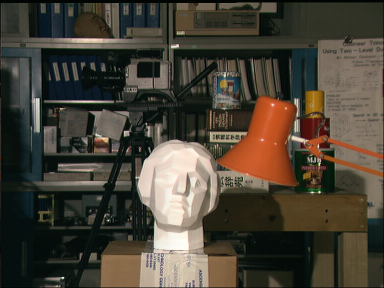
#> input picture Task2/tsucuba_left.png, 384 x 288 px
$ jupyter execute --allow-errors Task2.ipynb
#> lines starting #> are read from the running program, lines starting #| are printed output that depends on the picture
[cell 1]
import numpy as np
import cv2
import random
from matplotlib import pyplot as plt
UBIT ='manishre'
np.random.seed(sum([ord(c) for c in UBIT]))

[cell 2]
def epipolarLines(left_image,right_image,lines,src_pts,des_pts):
    r,c = left_image.shape[:2]

    for r,pt1,pt2 in zip(lines,src_pts,des_pts):
        color = tuple(np.random.randint(0,255,3).tolist()) # picking random color for each line
        x0,y0 = map(int, [0, -r[2]/r[1] ]) #
        x1,y1 = map(int, [c, -(r[2]+r[0]*c)/r[1] ])
        left_image = cv2.line(left_image, (x0,y0), (x1,y1), color,1)
        left_image = cv2.circle(left_image,tuple(pt1),5,color,-1)
        right_image = cv2.circle(right_image,tuple(pt2),5,color,-1)

    return left_image,right_image

[cell 3]
image1 = cv2.imread('tsucuba_left.png')
#> image1 is the input picture: shape (288, 384, 3); mean B, G, R 54.7, 66.6, 73.2
image2 = cv2.imread('tsucuba_right.png')
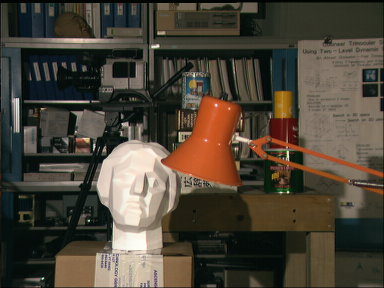
#> input picture Task2/tsucuba_right.png, 384 x 288 px
#> image2 is the input picture: shape (288, 384, 3); mean B, G, R 55.6, 68.2, 75.9
image3 = cv2.imread('tsucuba_left.png',0)
#> image3: shape (288, 384); min 0, max 253, mean 68.4
image4 =cv2. imread('tsucuba_right.png',0)
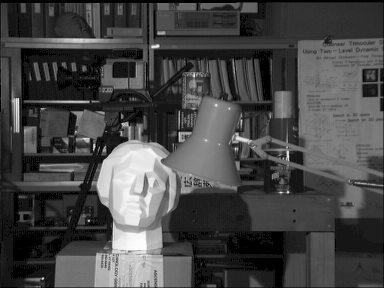
#> image4: shape (288, 384); min 0, max 253, mean 70.3

[cell 4]
sift = cv2.xfeatures2d.SIFT_create()

# find the keypoints and descriptors with SIFT
detected_points1, descriptors1 = sift.detectAndCompute(image1.copy(),None)
#> detected_points1 = 717 keypoints; strongest (x, y, size): (174, 178, 47.3), (126, 133, 3.8), (177, 46, 2.7), (36, 102, 5.7)
detected_points2, descriptors2 = sift.detectAndCompute(image2.copy(),None)
#> detected_points2 = 708 keypoints; strongest (x, y, size): (94, 146, 1.9), (133, 178, 47.6), (157, 46, 2.7), (288, 153, 1.9)
detect_image1 =cv2.drawKeypoints(image1,detected_points1,None,flags=cv2.DRAW_MATCHES_FLAGS_DRAW_RICH_KEYPOINTS)
detect_image2 = cv2.drawKeypoints(image2,detected_points2,None,flags=cv2.DRAW_MATCHES_FLAGS_DRAW_RICH_KEYPOINTS)
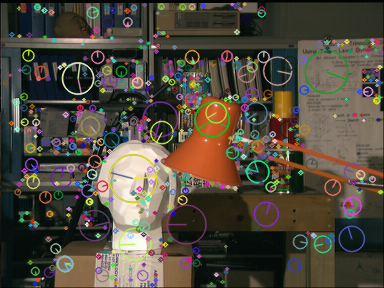
#> detect_image2: shape (288, 384, 3); mean B, G, R 62.3, 74.3, 81.1
# FLANN parameters
FLANN_INDEX_KDTREE = 0
index_params = dict(algorithm = FLANN_INDEX_KDTREE, trees = 5)
search_params = dict(checks=50)

flann = cv2.FlannBasedMatcher(index_params,search_params)
matches = flann.knnMatch(descriptors1,descriptors2,k=2)
#> matches = 717 matches

good = []
good_pts =[]
pts1 = []
pts2 = []

# ratio test as per Lowe's paper
for i,(m,n) in enumerate(matches):
    if m.distance < 0.75*n.distance:
        good.append(m)
        good_pts.append([m])
        pts2.append(detected_points2[m.trainIdx].pt)
        pts1.append(detected_points1[m.queryIdx].pt)
#> after the loop, good = 279 matches; good_pts = 279 matches; pts1 = 279 pairs, first value 30.22 to 377.5, second value 3.55 to 284.5; pts2 = 279 pairs, first value 9.74 to 375.6, second value 3.54 to 284.5


featureMacthing = cv2.drawMatchesKnn(image1.copy(),detected_points1,image2.copy(),detected_points2,good_pts,None,flags=2)
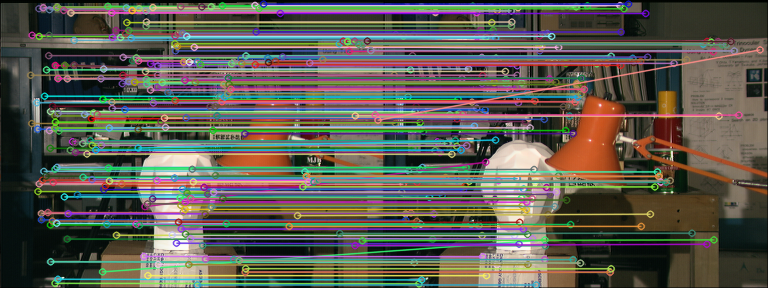
#> featureMacthing: shape (288, 768, 3); mean B, G, R 81.6, 91, 93
#======================================PART2=====================================================================

pts1 = np.int32(pts1)
#> pts1 = 279 pairs, first value 30 to 377, second value 3 to 284
pts2 = np.int32(pts2)
#> pts2 = 279 pairs, first value 9 to 375, second value 3 to 284

fundamentalMatrix, mask = cv2.findFundamentalMat(pts1,pts2,cv2.RANSAC)
#> fundamentalMatrix = [[6.75e-07, 4.3e-05, 0.0179], [-3.04e-05, 1.94e-05, 0.422], [-0.02, -0.429, 1]]; mask = 279 values, max 1 at index 0, min 0 at index 35, mean 0.961
print('===FUNDAMENTAL MATRIX===')
print(fundamentalMatrix)
#| [[ 6.75359948e-07  4.29651925e-05  1.78516659e-02]
#|  [-3.04156715e-05  1.94087152e-05  4.22146563e-01]
#|  [-2.00189203e-02 -4.28512986e-01  1.00000000e+00]]
# We select only inlier points
pts1 = pts1[mask.ravel()==1]
#> pts1 = 268 pairs, first value 30 to 374, second value 3 to 284
pts2 = pts2[mask.ravel()==1]
#> pts2 = 268 pairs, first value 9 to 354, second value 3 to 284
print(len(pts1))
#| 268
key=[]
for i in range(10):
     key.append(random.randint(1,100))
print('key',key)
pts3 =[]
pts4 =[]
for i in key:
    pts3.append(pts1[i])
    pts4.append(pts2[i])
#> after the loop, pts3 = [[66, 238], [125, 7], [69, 149], [38, 8], [54, 168], [86, 153], [82, 142], [66, 78], [56, 6], [76, 194]]; pts4 = [[48, 238], [106, 7], [50, 150], [18, 7], [35, 168], [67, 153], [63, 142], [47, 78], [37, 6], [57, 194]]

pts3 =np.asarray(pts3)
pts4 =np.asarray(pts4)

#============================================Part3=========================================================================
inliners_left = cv2.computeCorrespondEpilines(pts3.reshape(-1,1,2), 2,fundamentalMatrix)
#> inliners_left = [[-0.0645, -0.998, 243.3], [-0.0476, -0.999, 14.61], [-0.0579, -0.998, 153.8], [-0.0474, -0.999, 11.83], [-0.0592, -0.998, 172], [-0.0582, -0.998, 158.8], [-0.0574, -0.998, 147.6], [-0.0526, -0.999, 82.65], [-0.0473, -0.999, 10.63], [-0.0613, -0.998, 199.5]]
inliners_left = inliners_left.reshape(-1,3)
image_l2r,image_l2rp = epipolarLines(image1.copy(),image2.copy(),inliners_left,pts3,pts4)
#> the loop in epipolarLines, `for r,pt1,pt2 in zip(lines,src_pts,des_pts):` made 10 passes
#> (r, pt1, pt2, color, y0, y1) on passes 1 to 9: ([-0.0645, -0.998, 243.3], [66, 238], [48, 238], (123, 196, 137), 243, 218), ([-0.0476, -0.999, 14.61], [125, 7], [106, 7], (69, 226, 167), 14, -3), ([-0.0579, -0.998, 153.8], [69, 149], [50, 150], (78, 231, 98), 154, 131), ([-0.0474, -0.999, 11.83], [38, 8], [18, 7], (199, 136, 98), 11, -6), ([-0.0592, -0.998, 172], [54, 168], [35, 168], (235, 46, 144), 172, 149), ([-0.0582, -0.998, 158.8], [86, 153], [67, 153], (149, 197, 184), 159, 136), ([-0.0574, -0.998, 147.6], [82, 142], [63, 142], (72, 96, 90), 147, 125), ([-0.0526, -0.999, 82.65], [66, 78], [47, 78], (31, 246, 40), 82, 62), ([-0.0473, -0.999, 10.63], [56, 6], [37, 6], (114, 241, 41), 10, -7)
#> after the loop in epipolarLines, `for r,pt1,pt2 in zip(lines,src_pts,des_pts):`:
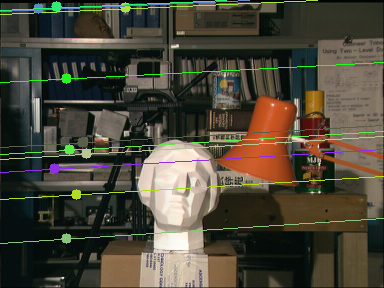
#> left_image: shape (288, 384, 3); mean of channels 0, 1, 2 56.6, 71, 74.9; drawn as B, G, R
#> after the loop in epipolarLines, `for r,pt1,pt2 in zip(lines,src_pts,des_pts):`:
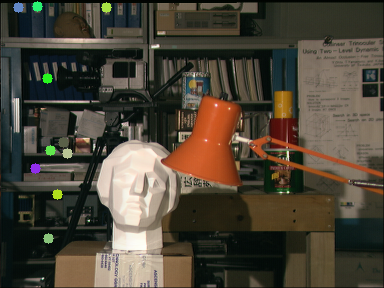
#> right_image: shape (288, 384, 3); mean B, G, R 56.1, 69.2, 76.5

inliners_right =cv2.computeCorrespondEpilines(pts4.reshape(-1,1,2),2,fundamentalMatrix)
#> inliners_right = [[-0.0644, -0.998, 242.1], [-0.0475, -0.999, 13.78], [-0.0579, -0.998, 153.7], [-0.0472, -0.999, 9.99], [-0.0591, -0.998, 170.9], [-0.0582, -0.998, 157.7], [-0.0573, -0.998, 146.5], [-0.0525, -0.999, 81.69], [-0.0472, -0.999, 9.81], [-0.0612, -0.998, 198.3]]
inliners_right = inliners_right.reshape(-1,3)
image_r2l,image_r2lp = epipolarLines(image2.copy(),image1.copy(),inliners_right,pts3,pts4)
#> the loop in epipolarLines (call 2), `for r,pt1,pt2 in zip(lines,src_pts,des_pts):` made 10 passes
#> (r, pt1, pt2, color, y0, y1) on passes 1 to 9: ([-0.0644, -0.998, 242.1], [66, 238], [48, 238], (251, 154, 35), 242, 217), ([-0.0475, -0.999, 13.78], [125, 7], [106, 7], (21, 156, 142), 13, -4), ([-0.0579, -0.998, 153.7], [69, 149], [50, 150], (57, 161, 198), 154, 131), ([-0.0472, -0.999, 9.99], [38, 8], [18, 7], (97, 196, 117), 10, -8), ([-0.0591, -0.998, 170.9], [54, 168], [35, 168], (210, 93, 226), 171, 148), ([-0.0582, -0.998, 157.7], [86, 153], [67, 153], (26, 241, 241), 158, 135), ([-0.0573, -0.998, 146.5], [82, 142], [63, 142], (148, 193, 247), 146, 124), ([-0.0525, -0.999, 81.69], [66, 78], [47, 78], (109, 243, 191), 81, 61), ([-0.0472, -0.999, 9.81], [56, 6], [37, 6], (242, 246, 66), 9, -8)
#> pass 1, in epipolarLines (call 2), `left_image = cv2.circle(left_image,tuple(pt1),5,color,-1)`:
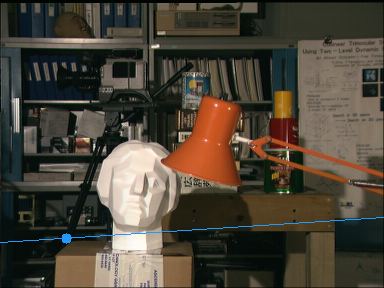
#> left_image: shape (288, 384, 3); mean of channels 0, 1, 2 56.4, 68.6, 75.8; drawn as B, G, R
#> after the loop in epipolarLines (call 2), `for r,pt1,pt2 in zip(lines,src_pts,des_pts):`:
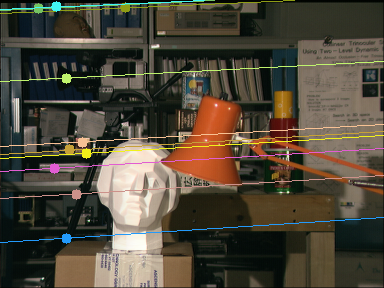
#> left_image: shape (288, 384, 3); mean of channels 0, 1, 2 58.2, 72.2, 79.3; drawn as B, G, R
#> after the loop in epipolarLines (call 2), `for r,pt1,pt2 in zip(lines,src_pts,des_pts):`:
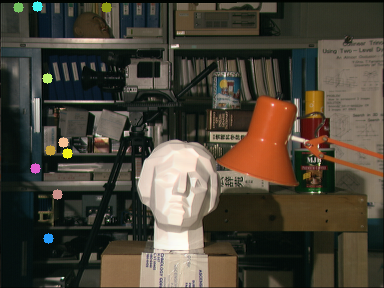
#> right_image: shape (288, 384, 3); mean B, G, R 55.3, 67.6, 74.1


#==============================================part4========================================================================

depthMap = cv2.StereoBM_create(numDisparities=64, blockSize=21)

#depthMap = cv2.createStereoBM(numDisparities=64, blockSize=21)
__disparityMap = depthMap.compute(image3,image4)
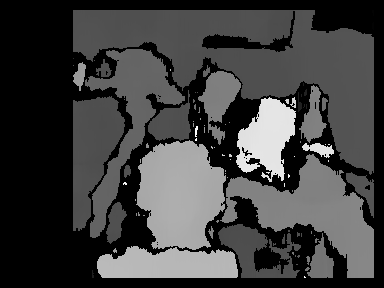
#> __disparityMap: shape (288, 384) int16; min -16, max 1008, mean 241; drawn with min black and max white
__disparityMap = (__disparityMap,0)

[cell 5]
cv2.imshow('keypoint1',detect_image1)
cv2.waitKey(0)
cv2.imshow('keypoints2',detect_image2)
cv2.waitKey(0)
cv2.imshow('Feature Matching',featureMacthing)
cv2.waitKey(0)

cv2.imshow('epipolarLines from Left to right',image_l2r)
cv2.waitKey(0)
cv2.imshow('epipolar points from left to right',image_l2rp)
cv2.waitKey(0)
cv2.imshow('epipolarlines from right to left',image_r2l)
cv2.waitKey(0)
cv2.imshow('epipolar points from right to left',image_r2lp)
cv2.waitKey(0)
#> (the rest of this cell did not finish here and is left out)

[cell 6]
cv2.imwrite('task2_sift1.jpg',detect_image1)
cv2.imwrite('task2_sift2.jpg',detect_image2)
cv2.imwrite('task2_matches_knn.jpg',featureMacthing)
cv2.imwrite('task2_epi_right.jpg',image_l2r)
cv2.imwrite('task2_epi_left.jpg',image_r2l)
cv2.imwrite('task2_disparity.jpg',__disparityMap)
#> Out = True
